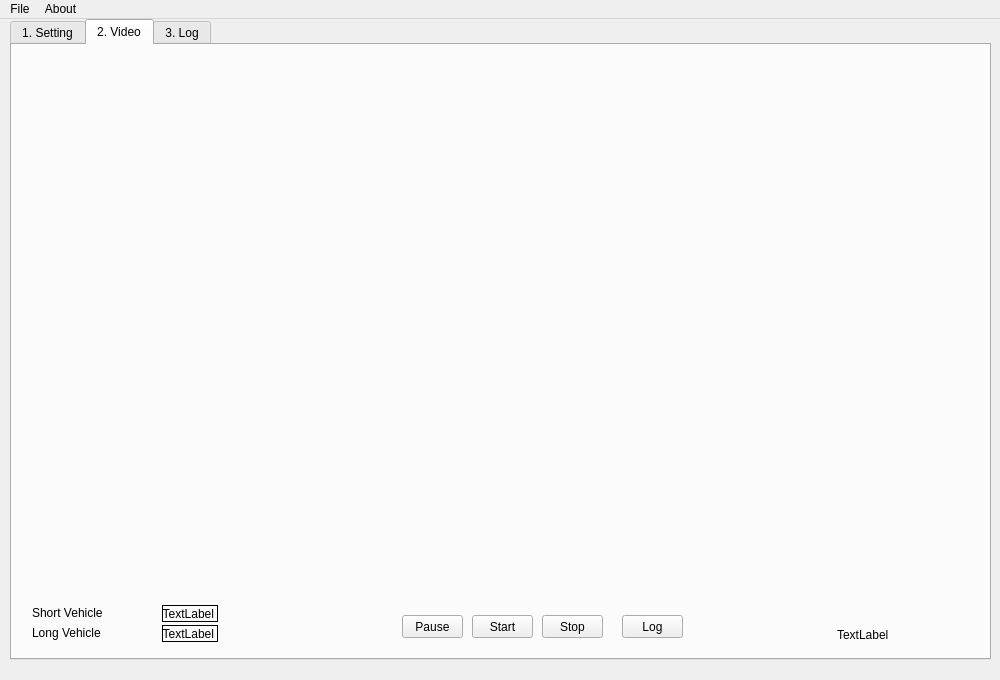
<?xml version="1.0" encoding="UTF-8"?>
<ui version="4.0">
 <class>MainWindow</class>
 <widget class="QMainWindow" name="MainWindow">
  <property name="enabled">
   <bool>true</bool>
  </property>
  <property name="geometry">
   <rect>
    <x>0</x>
    <y>0</y>
    <width>1000</width>
    <height>680</height>
   </rect>
  </property>
  <property name="sizePolicy">
   <sizepolicy hsizetype="Fixed" vsizetype="Fixed">
    <horstretch>0</horstretch>
    <verstretch>0</verstretch>
   </sizepolicy>
  </property>
  <property name="minimumSize">
   <size>
    <width>1000</width>
    <height>680</height>
   </size>
  </property>
  <property name="maximumSize">
   <size>
    <width>1000</width>
    <height>680</height>
   </size>
  </property>
  <property name="windowTitle">
   <string>Vehicle Counting</string>
  </property>
  <widget class="QWidget" name="centralwidget">
   <widget class="QTabWidget" name="tabWidget">
    <property name="geometry">
     <rect>
      <x>10</x>
      <y>0</y>
      <width>981</width>
      <height>641</height>
     </rect>
    </property>
    <property name="tabShape">
     <enum>QTabWidget::Rounded</enum>
    </property>
    <property name="currentIndex">
     <number>1</number>
    </property>
    <property name="elideMode">
     <enum>Qt::ElideNone</enum>
    </property>
    <widget class="QWidget" name="tab_setting">
     <attribute name="title">
      <string>1. Setting</string>
     </attribute>
     <widget class="QGroupBox" name="groupBox_1VideoInput">
      <property name="geometry">
       <rect>
        <x>20</x>
        <y>30</y>
        <width>411</width>
        <height>91</height>
       </rect>
      </property>
      <property name="autoFillBackground">
       <bool>false</bool>
      </property>
      <property name="title">
       <string>1. Video Input</string>
      </property>
      <property name="flat">
       <bool>false</bool>
      </property>
      <property name="checkable">
       <bool>false</bool>
      </property>
      <widget class="QComboBox" name="comboBox_choseDevice">
       <property name="geometry">
        <rect>
         <x>140</x>
         <y>25</y>
         <width>51</width>
         <height>25</height>
        </rect>
       </property>
      </widget>
      <widget class="QRadioButton" name="radioButton_choseFile">
       <property name="geometry">
        <rect>
         <x>20</x>
         <y>60</y>
         <width>82</width>
         <height>17</height>
        </rect>
       </property>
       <property name="text">
        <string>File</string>
       </property>
      </widget>
      <widget class="QRadioButton" name="radioButton_choseDevice">
       <property name="geometry">
        <rect>
         <x>20</x>
         <y>30</y>
         <width>111</width>
         <height>17</height>
        </rect>
       </property>
       <property name="text">
        <string>Camera Port</string>
       </property>
      </widget>
      <widget class="QPushButton" name="pushButton_selectFile">
       <property name="geometry">
        <rect>
         <x>140</x>
         <y>56</y>
         <width>31</width>
         <height>25</height>
        </rect>
       </property>
       <property name="layoutDirection">
        <enum>Qt::RightToLeft</enum>
       </property>
       <property name="text">
        <string>. . . </string>
       </property>
      </widget>
      <widget class="QLabel" name="label_selectFile">
       <property name="geometry">
        <rect>
         <x>180</x>
         <y>60</y>
         <width>231</width>
         <height>20</height>
        </rect>
       </property>
       <property name="text">
        <string>TextLabel</string>
       </property>
       <property name="alignment">
        <set>Qt::AlignRight|Qt::AlignTrailing|Qt::AlignVCenter</set>
       </property>
      </widget>
     </widget>
     <widget class="QGroupBox" name="groupBox_2VideoMode">
      <property name="geometry">
       <rect>
        <x>20</x>
        <y>130</y>
        <width>411</width>
        <height>171</height>
       </rect>
      </property>
      <property name="title">
       <string>2. Video Mode</string>
      </property>
      <widget class="QCheckBox" name="checkBox_showboundaryVM">
       <property name="geometry">
        <rect>
         <x>210</x>
         <y>30</y>
         <width>141</width>
         <height>22</height>
        </rect>
       </property>
       <property name="text">
        <string>Show boundary</string>
       </property>
      </widget>
      <widget class="QRadioButton" name="radioButton_gsVM">
       <property name="geometry">
        <rect>
         <x>20</x>
         <y>60</y>
         <width>131</width>
         <height>22</height>
        </rect>
       </property>
       <property name="text">
        <string>Grayscale</string>
       </property>
      </widget>
      <widget class="QRadioButton" name="radioButton_hsvVM">
       <property name="geometry">
        <rect>
         <x>20</x>
         <y>90</y>
         <width>131</width>
         <height>22</height>
        </rect>
       </property>
       <property name="text">
        <string>HSV</string>
       </property>
      </widget>
      <widget class="QRadioButton" name="radioButton_edVM">
       <property name="geometry">
        <rect>
         <x>20</x>
         <y>120</y>
         <width>121</width>
         <height>22</height>
        </rect>
       </property>
       <property name="text">
        <string>Edge Detection</string>
       </property>
      </widget>
      <widget class="QRadioButton" name="radioButton_rgbVM">
       <property name="geometry">
        <rect>
         <x>20</x>
         <y>30</y>
         <width>102</width>
         <height>22</height>
        </rect>
       </property>
       <property name="text">
        <string>Normal (RGB)</string>
       </property>
      </widget>
      <widget class="QCheckBox" name="checkBox_showroiVM">
       <property name="geometry">
        <rect>
         <x>210</x>
         <y>60</y>
         <width>211</width>
         <height>22</height>
        </rect>
       </property>
       <property name="text">
        <string>Show region of interest (ROI)</string>
       </property>
      </widget>
     </widget>
     <widget class="QGroupBox" name="groupBox_3DataInput">
      <property name="geometry">
       <rect>
        <x>530</x>
        <y>20</y>
        <width>411</width>
        <height>521</height>
       </rect>
      </property>
      <property name="title">
       <string>3. Data Input</string>
      </property>
      <widget class="QGroupBox" name="groupBox_datainputCamera">
       <property name="geometry">
        <rect>
         <x>10</x>
         <y>30</y>
         <width>381</width>
         <height>111</height>
        </rect>
       </property>
       <property name="font">
        <font>
         <weight>50</weight>
         <bold>false</bold>
        </font>
       </property>
       <property name="title">
        <string>Camera</string>
       </property>
       <widget class="QLabel" name="label_altitude">
        <property name="geometry">
         <rect>
          <x>20</x>
          <y>30</y>
          <width>141</width>
          <height>16</height>
         </rect>
        </property>
        <property name="text">
         <string>Altitude from street</string>
        </property>
       </widget>
       <widget class="QLineEdit" name="lineEdit_altitudeCam">
        <property name="geometry">
         <rect>
          <x>220</x>
          <y>26</y>
          <width>91</width>
          <height>20</height>
         </rect>
        </property>
        <property name="layoutDirection">
         <enum>Qt::LeftToRight</enum>
        </property>
        <property name="autoFillBackground">
         <bool>false</bool>
        </property>
        <property name="frame">
         <bool>true</bool>
        </property>
        <property name="alignment">
         <set>Qt::AlignRight|Qt::AlignTrailing|Qt::AlignVCenter</set>
        </property>
       </widget>
       <widget class="QLabel" name="label_altMeter">
        <property name="geometry">
         <rect>
          <x>330</x>
          <y>30</y>
          <width>46</width>
          <height>13</height>
         </rect>
        </property>
        <property name="text">
         <string>meter</string>
        </property>
       </widget>
       <widget class="QLabel" name="label_elevated">
        <property name="geometry">
         <rect>
          <x>20</x>
          <y>55</y>
          <width>141</width>
          <height>16</height>
         </rect>
        </property>
        <property name="text">
         <string>Elevated from street</string>
        </property>
       </widget>
       <widget class="QLineEdit" name="lineEdit_elevatedCam">
        <property name="geometry">
         <rect>
          <x>220</x>
          <y>51</y>
          <width>91</width>
          <height>20</height>
         </rect>
        </property>
        <property name="layoutDirection">
         <enum>Qt::LeftToRight</enum>
        </property>
        <property name="autoFillBackground">
         <bool>false</bool>
        </property>
        <property name="frame">
         <bool>true</bool>
        </property>
        <property name="alignment">
         <set>Qt::AlignRight|Qt::AlignTrailing|Qt::AlignVCenter</set>
        </property>
       </widget>
       <widget class="QLabel" name="label_elvDegree">
        <property name="geometry">
         <rect>
          <x>330</x>
          <y>55</y>
          <width>41</width>
          <height>16</height>
         </rect>
        </property>
        <property name="text">
         <string>degree</string>
        </property>
       </widget>
       <widget class="QLabel" name="label_fps">
        <property name="geometry">
         <rect>
          <x>20</x>
          <y>80</y>
          <width>141</width>
          <height>17</height>
         </rect>
        </property>
        <property name="text">
         <string>Frame per second</string>
        </property>
       </widget>
       <widget class="QLabel" name="label_fpersecond">
        <property name="geometry">
         <rect>
          <x>330</x>
          <y>80</y>
          <width>41</width>
          <height>16</height>
         </rect>
        </property>
        <property name="text">
         <string>fps</string>
        </property>
       </widget>
       <widget class="QLineEdit" name="lineEdit_fps">
        <property name="geometry">
         <rect>
          <x>220</x>
          <y>77</y>
          <width>91</width>
          <height>20</height>
         </rect>
        </property>
        <property name="layoutDirection">
         <enum>Qt::LeftToRight</enum>
        </property>
        <property name="autoFillBackground">
         <bool>false</bool>
        </property>
        <property name="frame">
         <bool>true</bool>
        </property>
        <property name="alignment">
         <set>Qt::AlignRight|Qt::AlignTrailing|Qt::AlignVCenter</set>
        </property>
       </widget>
      </widget>
      <widget class="QGroupBox" name="groupBox_dataInputSpeedCam">
       <property name="geometry">
        <rect>
         <x>10</x>
         <y>150</y>
         <width>381</width>
         <height>111</height>
        </rect>
       </property>
       <property name="title">
        <string>Speed Detection</string>
       </property>
       <widget class="QRadioButton" name="radioButton_PinHoleModel">
        <property name="geometry">
         <rect>
          <x>20</x>
          <y>60</y>
          <width>171</width>
          <height>17</height>
         </rect>
        </property>
        <property name="text">
         <string>Pin Hole Model</string>
        </property>
       </widget>
       <widget class="QRadioButton" name="radioButton_EuclideanModel">
        <property name="geometry">
         <rect>
          <x>20</x>
          <y>30</y>
          <width>161</width>
          <height>17</height>
         </rect>
        </property>
        <property name="text">
         <string>Euclidean Model</string>
        </property>
       </widget>
       <widget class="QRadioButton" name="radioButton_RegistrationLine">
        <property name="geometry">
         <rect>
          <x>20</x>
          <y>90</y>
          <width>171</width>
          <height>17</height>
         </rect>
        </property>
        <property name="text">
         <string>Registration Line </string>
        </property>
       </widget>
      </widget>
      <widget class="QGroupBox" name="groupBox_dataInputThreshold">
       <property name="geometry">
        <rect>
         <x>10</x>
         <y>280</y>
         <width>391</width>
         <height>131</height>
        </rect>
       </property>
       <property name="title">
        <string>Threshold</string>
       </property>
       <widget class="QLabel" name="label_initBackgroundSecond">
        <property name="geometry">
         <rect>
          <x>330</x>
          <y>30</y>
          <width>46</width>
          <height>13</height>
         </rect>
        </property>
        <property name="text">
         <string>second</string>
        </property>
       </widget>
       <widget class="QLineEdit" name="lineEdit_initBackground">
        <property name="geometry">
         <rect>
          <x>220</x>
          <y>26</y>
          <width>91</width>
          <height>20</height>
         </rect>
        </property>
        <property name="layoutDirection">
         <enum>Qt::LeftToRight</enum>
        </property>
        <property name="autoFillBackground">
         <bool>false</bool>
        </property>
        <property name="frame">
         <bool>true</bool>
        </property>
        <property name="alignment">
         <set>Qt::AlignRight|Qt::AlignTrailing|Qt::AlignVCenter</set>
        </property>
       </widget>
       <widget class="QLabel" name="label_initBackground">
        <property name="geometry">
         <rect>
          <x>20</x>
          <y>30</y>
          <width>141</width>
          <height>16</height>
         </rect>
        </property>
        <property name="text">
         <string>Initiation background</string>
        </property>
       </widget>
      </widget>
     </widget>
     <widget class="QPushButton" name="pushButton_setSetting">
      <property name="geometry">
       <rect>
        <x>890</x>
        <y>570</y>
        <width>71</width>
        <height>23</height>
       </rect>
      </property>
      <property name="text">
       <string>Set</string>
      </property>
     </widget>
     <widget class="QPushButton" name="pushButton_helpSetting">
      <property name="geometry">
       <rect>
        <x>860</x>
        <y>570</y>
        <width>21</width>
        <height>23</height>
       </rect>
      </property>
      <property name="text">
       <string>?</string>
      </property>
     </widget>
    </widget>
    <widget class="QWidget" name="tab_video">
     <attribute name="title">
      <string>2. Video</string>
     </attribute>
     <widget class="QPushButton" name="pushButton_stopVideo">
      <property name="geometry">
       <rect>
        <x>530</x>
        <y>570</y>
        <width>61</width>
        <height>23</height>
       </rect>
      </property>
      <property name="text">
       <string>Stop</string>
      </property>
     </widget>
     <widget class="QPushButton" name="pushButton_startVideo">
      <property name="geometry">
       <rect>
        <x>460</x>
        <y>570</y>
        <width>61</width>
        <height>23</height>
       </rect>
      </property>
      <property name="text">
       <string>Start</string>
      </property>
     </widget>
     <widget class="QPushButton" name="pushButton_pauseVideo">
      <property name="geometry">
       <rect>
        <x>390</x>
        <y>570</y>
        <width>61</width>
        <height>23</height>
       </rect>
      </property>
      <property name="text">
       <string>Pause</string>
      </property>
     </widget>
     <widget class="QLabel" name="label_ShortVehicle">
      <property name="geometry">
       <rect>
        <x>20</x>
        <y>560</y>
        <width>81</width>
        <height>16</height>
       </rect>
      </property>
      <property name="text">
       <string>Short Vehicle</string>
      </property>
     </widget>
     <widget class="QLabel" name="label_LongVehicle">
      <property name="geometry">
       <rect>
        <x>20</x>
        <y>580</y>
        <width>81</width>
        <height>16</height>
       </rect>
      </property>
      <property name="text">
       <string>Long Vehicle</string>
      </property>
     </widget>
     <widget class="QLabel" name="video_frame">
      <property name="geometry">
       <rect>
        <x>0</x>
        <y>0</y>
        <width>971</width>
        <height>541</height>
       </rect>
      </property>
      <property name="text">
       <string/>
      </property>
      <property name="indent">
       <number>-1</number>
      </property>
     </widget>
     <widget class="QPushButton" name="pushButton_showLog">
      <property name="geometry">
       <rect>
        <x>610</x>
        <y>570</y>
        <width>61</width>
        <height>23</height>
       </rect>
      </property>
      <property name="text">
       <string>Log</string>
      </property>
     </widget>
     <widget class="QLabel" name="label_videoFps">
      <property name="geometry">
       <rect>
        <x>825</x>
        <y>580</y>
        <width>131</width>
        <height>20</height>
       </rect>
      </property>
      <property name="text">
       <string>TextLabel</string>
      </property>
     </widget>
     <widget class="QLabel" name="label_countShortVehicle">
      <property name="geometry">
       <rect>
        <x>150</x>
        <y>560</y>
        <width>56</width>
        <height>17</height>
       </rect>
      </property>
      <property name="frameShape">
       <enum>QFrame::Box</enum>
      </property>
      <property name="text">
       <string>TextLabel</string>
      </property>
      <property name="alignment">
       <set>Qt::AlignRight|Qt::AlignTrailing|Qt::AlignVCenter</set>
      </property>
     </widget>
     <widget class="QLabel" name="label_countLongVehicle">
      <property name="geometry">
       <rect>
        <x>150</x>
        <y>580</y>
        <width>56</width>
        <height>17</height>
       </rect>
      </property>
      <property name="frameShape">
       <enum>QFrame::Box</enum>
      </property>
      <property name="text">
       <string>TextLabel</string>
      </property>
      <property name="alignment">
       <set>Qt::AlignRight|Qt::AlignTrailing|Qt::AlignVCenter</set>
      </property>
     </widget>
    </widget>
    <widget class="QWidget" name="tab_log">
     <attribute name="title">
      <string>3. Log</string>
     </attribute>
     <widget class="QGroupBox" name="groupBox_searchLog">
      <property name="geometry">
       <rect>
        <x>30</x>
        <y>30</y>
        <width>811</width>
        <height>61</height>
       </rect>
      </property>
      <property name="title">
       <string>Search</string>
      </property>
      <widget class="QLabel" name="label_date">
       <property name="geometry">
        <rect>
         <x>10</x>
         <y>30</y>
         <width>56</width>
         <height>17</height>
        </rect>
       </property>
       <property name="text">
        <string>Date</string>
       </property>
      </widget>
      <widget class="QLabel" name="label_until">
       <property name="geometry">
        <rect>
         <x>220</x>
         <y>27</y>
         <width>16</width>
         <height>17</height>
        </rect>
       </property>
       <property name="font">
        <font>
         <pointsize>12</pointsize>
         <weight>75</weight>
         <bold>true</bold>
        </font>
       </property>
       <property name="text">
        <string>-</string>
       </property>
      </widget>
      <widget class="QPushButton" name="pushButton_searchLog">
       <property name="geometry">
        <rect>
         <x>510</x>
         <y>21</y>
         <width>85</width>
         <height>27</height>
        </rect>
       </property>
       <property name="text">
        <string>Search</string>
       </property>
      </widget>
      <widget class="QPushButton" name="pushButton_clearLog">
       <property name="geometry">
        <rect>
         <x>410</x>
         <y>21</y>
         <width>85</width>
         <height>27</height>
        </rect>
       </property>
       <property name="text">
        <string>Clear</string>
       </property>
      </widget>
      <widget class="QDateEdit" name="dateEdit_fromDate">
       <property name="geometry">
        <rect>
         <x>60</x>
         <y>22</y>
         <width>151</width>
         <height>27</height>
        </rect>
       </property>
       <property name="layoutDirection">
        <enum>Qt::LeftToRight</enum>
       </property>
       <property name="date">
        <date>
         <year>2000</year>
         <month>1</month>
         <day>13</day>
        </date>
       </property>
       <property name="displayFormat">
        <string>d MMMM yyyy</string>
       </property>
      </widget>
      <widget class="QDateEdit" name="dateEdit_untilDate">
       <property name="geometry">
        <rect>
         <x>240</x>
         <y>22</y>
         <width>151</width>
         <height>27</height>
        </rect>
       </property>
       <property name="layoutDirection">
        <enum>Qt::LeftToRight</enum>
       </property>
       <property name="date">
        <date>
         <year>2000</year>
         <month>1</month>
         <day>13</day>
        </date>
       </property>
       <property name="displayFormat">
        <string>d MMMM yyyy</string>
       </property>
      </widget>
     </widget>
     <widget class="QLabel" name="label_logLongVehicle">
      <property name="geometry">
       <rect>
        <x>30</x>
        <y>580</y>
        <width>81</width>
        <height>16</height>
       </rect>
      </property>
      <property name="text">
       <string>Long Vehicle</string>
      </property>
     </widget>
     <widget class="QLabel" name="label_logShortVehicle">
      <property name="geometry">
       <rect>
        <x>30</x>
        <y>560</y>
        <width>81</width>
        <height>16</height>
       </rect>
      </property>
      <property name="text">
       <string>Short Vehicle</string>
      </property>
     </widget>
     <widget class="QTableWidget" name="tableWidget_searchLog">
      <property name="geometry">
       <rect>
        <x>30</x>
        <y>100</y>
        <width>911</width>
        <height>451</height>
       </rect>
      </property>
      <property name="horizontalScrollBarPolicy">
       <enum>Qt::ScrollBarAlwaysOff</enum>
      </property>
      <property name="editTriggers">
       <set>QAbstractItemView::NoEditTriggers</set>
      </property>
      <property name="dragDropOverwriteMode">
       <bool>false</bool>
      </property>
     </widget>
     <widget class="QLabel" name="label_logcountShortVehicle">
      <property name="geometry">
       <rect>
        <x>150</x>
        <y>560</y>
        <width>56</width>
        <height>17</height>
       </rect>
      </property>
      <property name="frameShape">
       <enum>QFrame::Box</enum>
      </property>
      <property name="text">
       <string>TextLabel</string>
      </property>
      <property name="alignment">
       <set>Qt::AlignRight|Qt::AlignTrailing|Qt::AlignVCenter</set>
      </property>
     </widget>
     <widget class="QLabel" name="label_logcountLongVehicle">
      <property name="geometry">
       <rect>
        <x>150</x>
        <y>580</y>
        <width>56</width>
        <height>17</height>
       </rect>
      </property>
      <property name="frameShape">
       <enum>QFrame::Box</enum>
      </property>
      <property name="text">
       <string>TextLabel</string>
      </property>
      <property name="alignment">
       <set>Qt::AlignRight|Qt::AlignTrailing|Qt::AlignVCenter</set>
      </property>
     </widget>
    </widget>
   </widget>
  </widget>
  <widget class="QMenuBar" name="menubar">
   <property name="geometry">
    <rect>
     <x>0</x>
     <y>0</y>
     <width>1000</width>
     <height>27</height>
    </rect>
   </property>
   <widget class="QMenu" name="menuAbout">
    <property name="title">
     <string>About</string>
    </property>
    <addaction name="actionHelp"/>
    <addaction name="separator"/>
    <addaction name="actionAbout"/>
   </widget>
   <widget class="QMenu" name="menuFile">
    <property name="title">
     <string>File</string>
    </property>
    <addaction name="actionNew"/>
    <addaction name="separator"/>
    <addaction name="actionOpen_settings"/>
    <addaction name="actionSave_settings"/>
    <addaction name="separator"/>
    <addaction name="actionExit"/>
   </widget>
   <addaction name="menuFile"/>
   <addaction name="menuAbout"/>
  </widget>
  <action name="actionNew">
   <property name="text">
    <string>New</string>
   </property>
  </action>
  <action name="actionOpen_settings">
   <property name="text">
    <string>Open settings</string>
   </property>
  </action>
  <action name="actionSave_settings">
   <property name="text">
    <string>Save settings</string>
   </property>
  </action>
  <action name="actionExit">
   <property name="text">
    <string>Exit</string>
   </property>
  </action>
  <action name="actionHelp">
   <property name="text">
    <string>Applicctions help</string>
   </property>
  </action>
  <action name="actionAbout">
   <property name="text">
    <string>About</string>
   </property>
  </action>
 </widget>
 <tabstops>
  <tabstop>pushButton_startVideo</tabstop>
  <tabstop>tabWidget</tabstop>
 </tabstops>
 <resources/>
 <connections/>
</ui>
